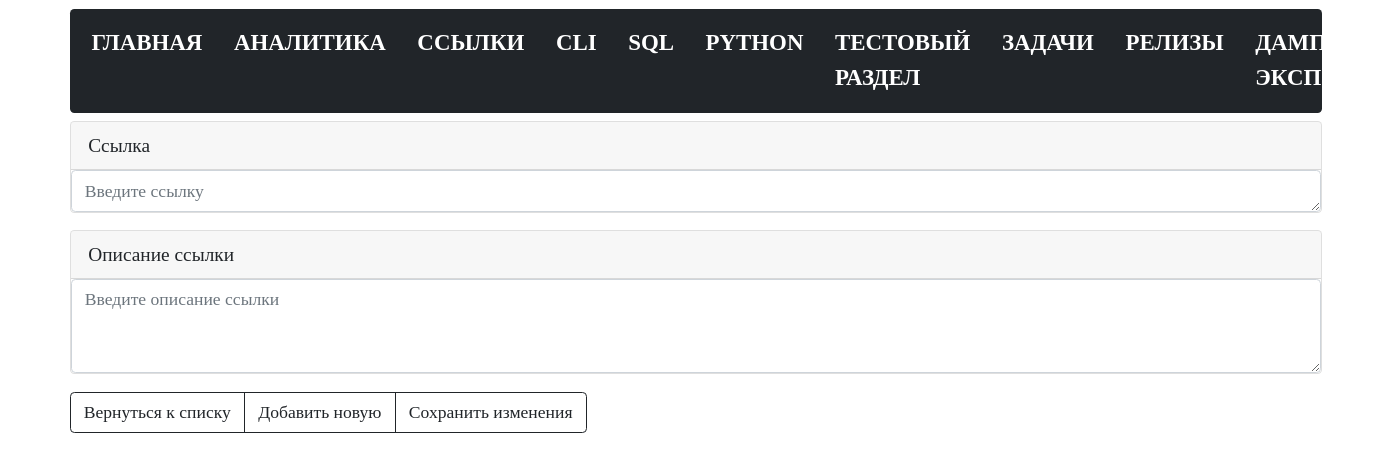
The app's page /links/edit/52/, older data.
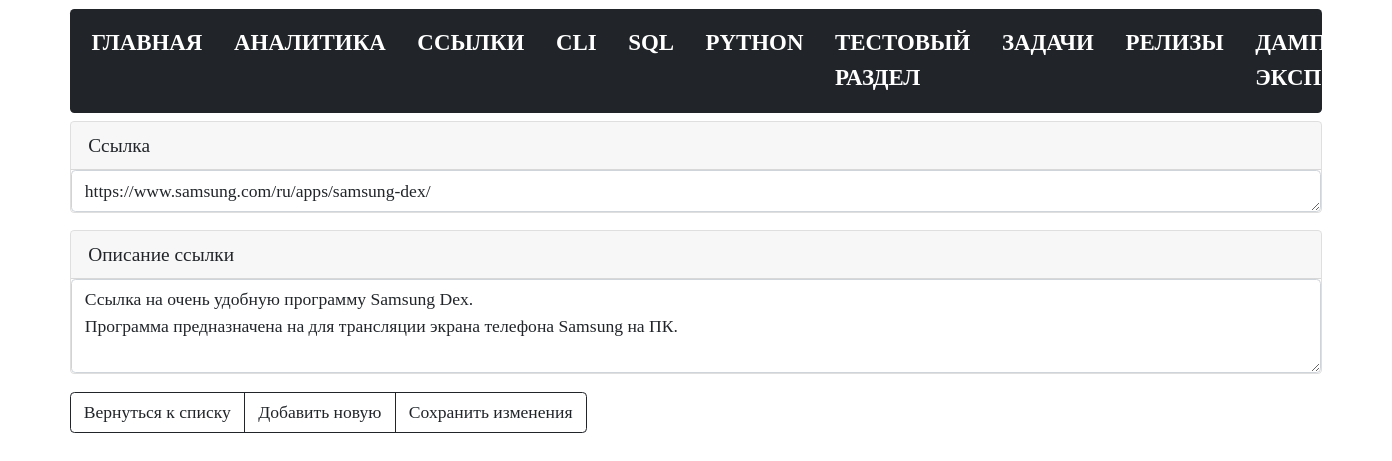
The same page, newer data.
### tables this page shows
CREATE TABLE "links"
(
    links_id      INTEGER
        primary key autoincrement,
    links_name    TEXT not null,
    links_command TEXT not null
);

### modules/links/edit_links_command.py (the view, shortened to what this page needs)
@bp.route("/links/edit/<int:links_id>/", methods=("GET", "POST"))
def edit_links_command(links_id):
    conn = connect.get_db_connection()
    edit_links_command_view = conn.execute("SELECT * FROM links WHERE links_id = ?",
                                           (links_id,)).fetchone()
    return render_template("links/edit_links_command.html", edit_links_command_view=edit_links_command_view)

### modules/connect.py (called while the page is built)
def get_db_connection():
    db_path = os.path.join(BASE_DIR, '../database.db')
    conn = sqlite3.connect(db_path)
    conn.row_factory = sqlite3.Row
    return conn

### templates/links/edit_links_command.html (shortened to what this page needs)
{% extends 'base.html' %}
{% block content %}
<form method="post">
   <div class="card mb-3">
      <label for="links_command" class="card-header">Cсылка</label>
      <textarea class="form-control" id="links_command" name="links_command" rows="1" placeholder="Введите ссылку"
         required>{{ edit_links_command_view.links_command }}</textarea>
   </div>
   <div class="card mb-3">
      <label for="links_name" class="card-header">Описание ссылки</label>
      <textarea class="form-control" id="links_name" name="links_name" rows="3" placeholder="Введите описание ссылки"
         required>{{ edit_links_command_view.links_name }}</textarea>
   </div>
   <div class="btn-group btn-group" role="group" aria-label="...">
      <a href="{{ url_for('links_list_commands.links_list_commands') }}" class="btn btn-outline-dark">Вернуться к
         списку</a>
      <a href="{{ url_for('add_links_command.add_links_command') }}" class="btn btn-outline-dark">Добавить новую</a>
      <button type="submit" value="" class="btn btn-outline-dark">Сохранить изменения</button>
   </div>
</form>
{% endblock %}

Row changes from the older to the newer data that the page shows:
added links: links_command "https://www.samsung.com/ru/apps/samsung-dex/", links_name "Ссылка на очень удобную программу Samsung Dex. Программа предназначена на для трансляции экрана телефона Samsung на ПК."
